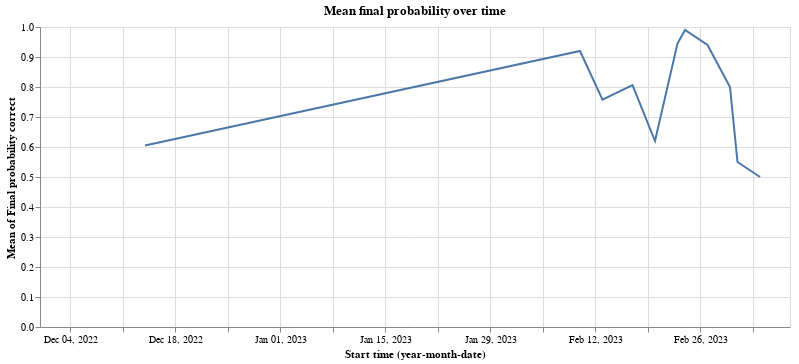

Here is the notebook cell this chart was saved with:
### Code cell
alt.Chart(debates).mark_line().encode(
        x='yearmonthdate(Start time):T',
        y='mean(Final probability correct)',
        tooltip=['yearmonthdate(Start time):T', 'mean(Final probability correct)']
    ).properties(width=750, title='Mean final probability over time')

### Figure 1 — Vega-Lite specification as saved in the notebook (floating-point values rounded to 4 significant figures)
{"config": {"view": {"continuousWidth": 400, "continuousHeight": 300}}, "data": {"name": "data-19414f2c2a1ea4b008f1f874df6c7733"}, "mark": "line", "encoding": {"tooltip": [{"type": "temporal", "field": "Start time", "timeUnit": "yearmonthdate"}, {"type": "quantitative", "aggregate": "mean", "field": "Final probability correct"}], "x": {"type": "temporal", "field": "Start time", "timeUnit": "yearmonthdate"}, "y": {"type": "quantitative", "aggregate": "mean", "field": "Final probability correct"}}, "title": "Mean final probability over time", "width": 750, "$schema": "https://vega.github.io/schema/vega-lite/v4.8.1.json", "datasets": {"data-19414f2c2a1ea4b008f1f874df6c7733": [{"Creation time": 1677792082603, "Start time": "2023-03-02T22:18:59.223000", "Room name": "the-desert-and-the-stars-1", "Honest debater": "Sean Wang", "Dishonest debater": "Jackson Petty", "Judge": "Ethan Rosen", "Final probability correct": 0.8, "Rounds": 3, "Final_probability_incorrect": 0.2}, {"Creation time": 1678404069200, "Start time": "2023-03-10T16:04:48.433000", "Room name": "lost-in-translation-3", "Honest debater": "Salsabila Mahdi", "Dishonest debater": "Shreeram Modi", "Judge": "Sean Wang", "Final probability correct": 0.98, "Rounds": 2, "Final_probability_incorrect": 0.02}, {"Creation time": 1676596891375, "Start time": "2023-02-17T16:06:56.914000", "Room name": "the-starbusters-0", "Honest debater": "Vishakh Padmakumar", "Dishonest debater": "Jackson Petty", "Judge": "Sean Wang", "Final probability correct": 0.99, "Rounds": 1, "Final_probability_incorrect": 0.01}, {"Creation time": 1677256223112, "Start time": "2023-02-24T16:31:38.093000", "Room name": "mr-meek-plays-polo-3", "Honest debater": "Julian Michael", "Dishonest debater": "David Rein", "Judge": "Salsabila Mahdi", "Final probability correct": 0.99, "Rounds": 3, "Final_probability_incorrect": 0.01}, {"Creation time": 1670279633546, "Start time": "2022-12-07T22:32:44.623000", "Room name": "ambition-4", "Honest debater": "Shreeram Modi", "Dishonest debater": "Salsabila Mahdi", "Judge": null, "Final probability correct": null, "Rounds": 0, "Final_probability_incorrect": null}, {"Creation time": 1676043375596, "Start time": "2023-02-10T16:07:31.993000", "Room name": "manners-and-customs-2", "Honest debater": "David Rein", "Dishonest debater": "Ethan Rosen", "Judge": "Jackson Petty", "Final probability correct": 0.75, "Rounds": 2, "Final_probability_incorrect": 0.25}, {"Creation time": 1678113424649, "Start time": "2023-03-06T20:40:54.104000", "Room name": "coming-of-the-gods-0", "Honest debater": "Vishakh Padmakumar", "Dishonest debater": "Julien Dirani", "Judge": "Ethan Rosen", "Final probability correct": 0.01, "Rounds": 1, "Final_probability_incorrect": 0.99}, {"Creation time": 1671043651370, "Start time": "2022-12-14T22:19:41.452000", "Room name": "jaywalker-4", "Honest debater": "Shreeram Modi", "Dishonest debater": "Jessica Li", "Judge": "Julian Michael", "Final probability correct": 0.65, "Rounds": 3, "Final_probability_incorrect": 0.35}, {"Creation time": 1677177415939, "Start time": "2023-02-24T15:09:40.555000", "Room name": "mr-meek-plays-polo-1", "Honest debater": "David Rein", "Dishonest debater": "Shreeram Modi", "Judge": "Jackson Petty", "Final probability correct": 0.99, "Rounds": 2, "Final_probability_incorrect": 0.01}, {"Creation time": 1677511792096, "Start time": "2023-02-27T17:46:50.940000", "Room name": "the-soul-eaters-4", "Honest debater": "Sean Wang", "Dishonest debater": "Salsabila Mahdi", "Judge": "Julian Michael", "Final probability correct": 0.99, "Rounds": 2, "Final_probability_incorrect": 0.01}, {"Creation time": 1670280540781, "Start time": "2022-12-07T22:27:35.736000", "Room name": "pied-piper-of-mars-3", "Honest debater": "Jessica Li", "Dishonest debater": "Sean Wang", "Judge": null, "Final probability correct": null, "Rounds": 0, "Final_probability_incorrect": null}, {"Creation time": 1676043107408, "Start time": "2023-02-10T16:09:20.375000", "Room name": "dust-unto-dust-0", "Honest debater": "Julian Michael", "Dishonest debater": "Ethan Rosen", "Judge": "Sean Wang", "Final probability correct": 0.99, "Rounds": 2, "Final_probability_incorrect": 0.01}, {"Creation time": 1678113121048, "Start time": "2023-03-06T16:16:21.516000", "Room name": "stalemate-in-space-3", "Honest debater": "Shreeram Modi", "Dishonest debater": "Jessica Li", "Judge": "David Rein", "Final probability correct": null, "Rounds": 3, "Final_probability_incorrect": null}, {"Creation time": 1678231319751, "Start time": "2023-03-08T17:34:33.066000", "Room name": "lost-in-translation-2", "Honest debater": "Jackson Petty", "Dishonest debater": "Vishakh Padmakumar", "Judge": null, "Final probability correct": null, "Rounds": 0, "Final_probability_incorrect": null}, {"Creation time": 1671043436322, "Start time": "2022-12-14T22:19:52.829000", "Room name": "jaywalker-3", "Honest debater": "Sean Wang", "Dishonest debater": "Salsabila Mahdi", "Judge": "Ethan Rosen", "Final probability correct": 0.45, "Rounds": 3, "Final_probability_incorrect": 0.55}, {"Creation time": 1677177578626, "Start time": "2023-02-23T21:38:35.877000", "Room name": "mr-meek-plays-polo-2", "Honest debater": "Julian Michael", "Dishonest debater": "Vishakh Padmakumar", "Judge": "Ethan Rosen", "Final probability correct": 0.9, "Rounds": 1, "Final_probability_incorrect": 0.1}, {"Creation time": 1678112931406, "Start time": "2023-03-06T21:06:31.092000", "Room name": "the-desert-and-the-stars-3", "Honest debater": "Shreeram Modi", "Dishonest debater": "Max Layden", "Judge": "Jessica Li", "Final probability correct": null, "Rounds": 2, "Final_probability_incorrect": null}, {"Creation time": 1670279484137, "Start time": "2022-12-07T22:36:06.740000", "Room name": "ambition-3", "Honest debater": "Julien Dirani", "Dishonest debater": "Max Layden", "Judge": null, "Final probability correct": null, "Rounds": 0, "Final_probability_incorrect": null}, {"Creation time": 1677177970277, "Start time": "2023-02-23T21:41:56.022000", "Room name": "the-soul-eaters-2", "Honest debater": "Salsabila Mahdi", "Dishonest debater": "Jackson Petty", "Judge": "Julian Michael", "Final probability correct": 0.99, "Rounds": 3, "Final_probability_incorrect": 0.01}, {"Creation time": 1676596981356, "Start time": "2023-02-17T15:23:38.611000", "Room name": "the-starbusters-1", "Honest debater": "Vishakh Padmakumar", "Dishonest debater": "Ethan Rosen", "Judge": "Julian Michael", "Final probability correct": 0.93, "Rounds": 3, "Final_probability_incorrect": 0.07}, {"Creation time": 1676596747020, "Start time": "2023-02-20T21:01:03.346000", "Room name": "doorway-to-kal-jmar-4", "Honest debater": "Ethan Rosen", "Dishonest debater": "Shreeram Modi", "Judge": "Jessica Li", "Final probability correct": 0.95, "Rounds": 2, "Final_probability_incorrect": 0.05}, {"Creation time": 1669655788154, "Start time": "2022-11-30T22:15:01.963000", "Room name": "mightiest-qorn-2", "Honest debater": "Shreeram Modi", "Dishonest debater": "Sean Wang", "Judge": "Vishakh Padmakumar", "Final probability correct": 0.4, "Rounds": 3, "Final_probability_incorrect": 0.6}, {"Creation time": 1676313156709, "Start time": "2023-02-17T16:10:01.061000", "Room name": "the-man-who-was-six-2", "Honest debater": "Jessica Li", "Dishonest debater": "Salsabila Mahdi", "Judge": "Shreeram Modi", "Final probability correct": 0.99, "Rounds": 3, "Final_probability_incorrect": 0.01}, {"Creation time": 1671056234792, "Start time": "2022-12-14T22:20:59.149000", "Room name": "jaywalker-0", "Honest debater": "Jessica Li", "Dishonest debater": "David Rein", "Judge": "Ethan Rosen", "Final probability correct": 0.6, "Rounds": 3, "Final_probability_incorrect": 0.4}, {"Creation time": 1676645969566, "Start time": "2023-02-17T16:39:36.847000", "Room name": "the-man-who-was-six-6", "Honest debater": "David Rein", "Dishonest debater": "Jackson Petty", "Judge": "Vishakh Padmakumar", "Final probability correct": 0.75, "Rounds": 2, "Final_probability_incorrect": 0.25}, {"Creation time": 1677532762430, "Start time": "2023-02-27T21:21:34.432000", "Room name": "stalemate-in-space-0", "Honest debater": "Ethan Rosen", "Dishonest debater": "Shreeram Modi", "Judge": "David Rein", "Final probability correct": 0.99, "Rounds": 2, "Final_probability_incorrect": 0.01}, {"Creation time": 1676313283894, "Start time": "2023-02-13T21:07:07.740000", "Room name": "doorway-to-kal-jmar-1", "Honest debater": "David Rein", "Dishonest debater": "Ethan Rosen", "Judge": "Jessica Li", "Final probability correct": 0.55, "Rounds": 2, "Final_probability_incorrect": 0.45}, {"Creation time": 1676313227120, "Start time": "2023-02-13T21:10:44.903000", "Room name": "doorway-to-kal-jmar-0", "Honest debater": "Salsabila Mahdi", "Dishonest debater": "Ethan Rosen", "Judge": "Sean Wang", "Final probability correct": 0.99, "Rounds": 2, "Final_probability_incorrect": 0.01}, {"Creation time": 1677255554574, "Start time": "2023-02-24T16:29:20.415000", "Room name": "the-soul-eaters-3", "Honest debater": "Ethan Rosen", "Dishonest debater": "Jackson Petty", "Judge": "Shreeram Modi", "Final probability correct": 0.99, "Rounds": 2, "Final_probability_incorrect": 0.01}, {"Creation time": 1678230327750, "Start time": "2023-03-08T17:23:43.105000", "Room name": "retief-of-the-red-1", "Honest debater": "Julian Michael", "Dishonest debater": "David Rein", "Judge": null, "Final probability correct": null, "Rounds": 0, "Final_probability_incorrect": null}, {"Creation time": 1671043350751, "Start time": "", "Room name": "jaywalker-2", "Honest debater": "Sean Wang", "Dishonest debater": "Shreeram Modi", "Judge": null, "Final probability correct": null, "Rounds": 0, "Final_probability_incorrect": null}, {"Creation time": 1677792315334, "Start time": "2023-03-03T14:37:18.009000", "Room name": "the-desert-and-the-stars-2", "Honest debater": "Julian Michael", "Dishonest debater": "Salsabila Mahdi", "Judge": "Vishakh Padmakumar", "Final probability correct": 0.75, "Rounds": 3, "Final_probability_incorrect": 0.25}, {"Creation time": 1678230735534, "Start time": "2023-03-08T16:54:31.249000", "Room name": "coming-of-the-gods-1", "Honest debater": "David Rein", "Dishonest debater": "Vishakh Padmakumar", "Judge": null, "Final probability correct": null, "Rounds": 0, "Final_probability_incorrect": null}, {"Creation time": 1670280617961, "Start time": "2022-12-07T22:44:46.545000", "Room name": "pied-piper-of-mars-4", "Honest debater": "Ethan Rosen", "Dishonest debater": "Julian Michael", "Judge": null, "Final probability correct": null, "Rounds": 0, "Final_probability_incorrect": null}, {"Creation time": 1676914424424, "Start time": "2023-02-20T18:07:48.024000", "Room name": "the-soul-eaters-0", "Honest debater": "David Rein", "Dishonest debater": "Jackson Petty", "Judge": "Vishakh Padmakumar", "Final probability correct": 0.4, "Rounds": 3, "Final_probability_incorrect": 0.6}, {"Creation time": 1677792427135, "Start time": "2023-03-03T14:43:49.677000", "Room name": "stalemate-in-space-2", "Honest debater": "Julian Michael", "Dishonest debater": "Jessica Li", "Judge": "Vishakh Padmakumar", "Final probability correct": 0.8, "Rounds": 3, "Final_probability_incorrect": 0.2}, {"Creation time": 1677797818728, "Start time": "2023-03-03T14:44:12.761000", "Room name": "retief-of-the-red-0", "Honest debater": "David Rein", "Dishonest debater": "Julien Dirani", "Judge": "Salsabila Mahdi", "Final probability correct": 0.99, "Rounds": 4, "Final_probability_incorrect": 0.01}, {"Creation time": 1676595543863, "Start time": "2023-02-17T16:07:47.760000", "Room name": "the-man-who-was-six-3", "Honest debater": "Max Layden", "Dishonest debater": "Jessica Li", "Judge": "Ethan Rosen", "Final probability correct": 0.65, "Rounds": 2, "Final_probability_incorrect": 0.35}, {"Creation time": 1676914285592, "Start time": "2023-02-20T17:37:32.668000", "Room name": "mr-meek-plays-polo-0", "Honest debater": "Vishakh Padmakumar", "Dishonest debater": "David Rein", "Judge": "Jackson Petty", "Final probability correct": 0.51, "Rounds": 4, "Final_probability_incorrect": 0.49}, {"Creation time": 1676313028079, "Start time": "2023-02-13T21:06:16.583000", "Room name": "the-man-who-was-six-0", "Honest debater": "Max Layden", "Dishonest debater": "Julian Michael", "Judge": "Julien Dirani", "Final probability correct": 0.8, "Rounds": 2, "Final_probability_incorrect": 0.2}, {"Creation time": 1677792669001, "Start time": "2023-03-03T16:06:13.459000", "Room name": "lost-in-translation-0", "Honest debater": "David Rein", "Dishonest debater": "Jessica Li", "Judge": "Shreeram Modi", "Final probability correct": 0.2, "Rounds": 3, "Final_probability_incorrect": 0.8}, {"Creation time": 1670280319818, "Start time": "2022-12-07T23:17:35.606000", "Room name": "pied-piper-of-mars-1", "Honest debater": "Sean Wang", "Dishonest debater": "Julian Michael", "Judge": null, "Final probability correct": null, "Rounds": 0, "Final_probability_incorrect": null}, {"Creation time": 1677797740585, "Start time": "2023-03-03T14:43:39.685000", "Room name": "stalemate-in-space-1", "Honest debater": "Ethan Rosen", "Dishonest debater": "Sean Wang", "Judge": "Salsabila Mahdi", "Final probability correct": 0.01, "Rounds": 4, "Final_probability_incorrect": 0.99}, {"Creation time": 1676313483634, "Start time": "2023-02-13T21:07:11.937000", "Room name": "doorway-to-kal-jmar-2", "Honest debater": "Shreeram Modi", "Dishonest debater": "Julien Dirani", "Judge": "Max Layden", "Final probability correct": 0.65, "Rounds": 3, "Final_probability_incorrect": 0.35}, {"Creation time": 1669664951020, "Start time": "2022-11-30T23:42:01.273000", "Room name": "ambition-0", "Honest debater": "Shreeram Modi", "Dishonest debater": "David Rein", "Judge": "Ethan Rosen", "Final probability correct": 0.66, "Rounds": 2, "Final_probability_incorrect": 0.34}, {"Creation time": 1670280052355, "Start time": "2022-12-07T22:59:37.703000", "Room name": "pied-piper-of-mars-0", "Honest debater": "Jessica Li", "Dishonest debater": "Julien Dirani", "Judge": null, "Final probability correct": null, "Rounds": 0, "Final_probability_incorrect": null}, {"Creation time": 1670279803456, "Start time": "2022-12-07T23:13:22.309000", "Room name": "ambition-5", "Honest debater": "Shreeram Modi", "Dishonest debater": "Max Layden", "Judge": null, "Final probability correct": null, "Rounds": 0, "Final_probability_incorrect": null}, {"Creation time": 1670341750686, "Start time": "2022-12-06T16:32:29.245000", "Room name": "pied-piper-of-mars-5", "Honest debater": "Salsabila Mahdi", "Dishonest debater": "Julian Michael", "Judge": null, "Final probability correct": null, "Rounds": 0, "Final_probability_incorrect": null}, {"Creation time": 1669651909319, "Start time": "2022-11-30T22:13:41.016000", "Room name": "mightiest-qorn-0", "Honest debater": "Jessica Li", "Dishonest debater": "Ethan Rosen", "Judge": "Salsabila Mahdi", "Final probability correct": 0.85, "Rounds": 3, "Final_probability_incorrect": 0.15}, {"Creation time": 1676043211562, "Start time": "2023-02-10T16:04:51.870000", "Room name": "dust-unto-dust-2", "Honest debater": "Shreeram Modi", "Dishonest debater": "Jackson Petty", "Judge": "Jessica Li", "Final probability correct": 0.99, "Rounds": 2, "Final_probability_incorrect": 0.01}, {"Creation time": 1676043334730, "Start time": "2023-02-10T16:44:18.505000", "Room name": "manners-and-customs-1", "Honest debater": "Jessica Li", "Dishonest debater": "Sean Wang", "Judge": "Julien Dirani", "Final probability correct": 0.85, "Rounds": 3, "Final_probability_incorrect": 0.15}, {"Creation time": 1676595773182, "Start time": "2023-02-17T16:19:58.596000", "Room name": "the-man-who-was-six-4", "Honest debater": "David Rein", "Dishonest debater": "Salsabila Mahdi", "Judge": "Julien Dirani", "Final probability correct": 0.2, "Rounds": 1, "Final_probability_incorrect": 0.8}, {"Creation time": 1678113307450, "Start time": "2023-03-06T18:48:05.340000", "Room name": "lost-in-translation-1", "Honest debater": "Max Layden", "Dishonest debater": "David Rein", "Judge": "Julian Michael", "Final probability correct": 0.99, "Rounds": 3, "Final_probability_incorrect": 0.01}, {"Creation time": 1676313105423, "Start time": "2023-02-13T21:02:11.073000", "Room name": "the-man-who-was-six-1", "Honest debater": "David Rein", "Dishonest debater": "Sean Wang", "Judge": "Ethan Rosen", "Final probability correct": 0.8, "Rounds": 2, "Final_probability_incorrect": 0.2}, {"Creation time": 1676043165491, "Start time": "2023-02-10T16:06:23.065000", "Room name": "dust-unto-dust-1", "Honest debater": "Julian Michael", "Dishonest debater": "Julien Dirani", "Judge": "David Rein", "Final probability correct": 0.95, "Rounds": 2, "Final_probability_incorrect": 0.05}, {"Creation time": 1676043281654, "Start time": "2023-02-10T16:30:00.985000", "Room name": "manners-and-customs-0", "Honest debater": "Julian Michael", "Dishonest debater": "Shreeram Modi", "Judge": "Salsabila Mahdi", "Final probability correct": 0.99, "Rounds": 3, "Final_probability_incorrect": 0.01}, {"Creation time": 1678230245084, "Start time": "2023-03-10T15:14:46.128000", "Room name": "stalemate-in-space-4", "Honest debater": "Jackson Petty", "Dishonest debater": "Julian Michael", "Judge": null, "Final probability correct": null, "Rounds": 0, "Final_probability_incorrect": null}, {"Creation time": 1677511962935, "Start time": "2023-02-27T16:56:59.949000", "Room name": "the-desert-and-the-stars-0", "Honest debater": "Julian Michael", "Dishonest debater": "Jackson Petty", "Judge": "David Rein", "Final probability correct": 0.98, "Rounds": 3, "Final_probability_incorrect": 0.02}, {"Creation time": 1669665724548, "Start time": "2022-11-30T23:36:48.776000", "Room name": "ambition-2", "Honest debater": "Julian Michael", "Dishonest debater": "Vishakh Padmakumar", "Judge": "Sean Wang", "Final probability correct": 0.8, "Rounds": 2, "Final_probability_incorrect": 0.2}, {"Creation time": 1670280431263, "Start time": "2022-12-07T23:14:01.689000", "Room name": "pied-piper-of-mars-2", "Honest debater": "Ethan Rosen", "Dishonest debater": "Salsabila Mahdi", "Judge": null, "Final probability correct": null, "Rounds": 0, "Final_probability_incorrect": null}, {"Creation time": 1677177737259, "Start time": "2023-02-27T21:08:02.644000", "Room name": "the-soul-eaters-1", "Honest debater": "Jessica Li", "Dishonest debater": "Ethan Rosen", "Judge": "Max Layden", "Final probability correct": 0.8, "Rounds": 3, "Final_probability_incorrect": 0.2}, {"Creation time": 1671043196642, "Start time": "2022-12-14T22:28:29.033000", "Room name": "jaywalker-1", "Honest debater": "Salsabila Mahdi", "Dishonest debater": "David Rein", "Judge": "Julian Michael", "Final probability correct": 0.72, "Rounds": 2, "Final_probability_incorrect": 0.28}, {"Creation time": 1676596596655, "Start time": "2023-02-17T16:06:45.386000", "Room name": "doorway-to-kal-jmar-3", "Honest debater": "Salsabila Mahdi", "Dishonest debater": "Julien Dirani", "Judge": "Sean Wang", "Final probability correct": 0.95, "Rounds": 2, "Final_probability_incorrect": 0.05}, {"Creation time": 1678403930512, "Start time": "2023-03-09T23:32:15.405000", "Room name": "retief-of-the-red-2", "Honest debater": "Sean Wang", "Dishonest debater": "Julian Michael", "Judge": "Ethan Rosen", "Final probability correct": null, "Rounds": 2, "Final_probability_incorrect": null}, {"Creation time": 1669655668738, "Start time": "2022-11-30T22:16:32.598000", "Room name": "mightiest-qorn-1", "Honest debater": "Max Layden", "Dishonest debater": "Julian Michael", "Judge": "David Rein", "Final probability correct": 0.65, "Rounds": 3, "Final_probability_incorrect": 0.35}, {"Creation time": 1676645924826, "Start time": "2023-02-17T16:10:13.945000", "Room name": "the-man-who-was-six-5", "Honest debater": "Julian Michael", "Dishonest debater": "Sean Wang", "Judge": "Shreeram Modi", "Final probability correct": 0.99, "Rounds": 3, "Final_probability_incorrect": 0.01}, {"Creation time": 1669665284196, "Start time": "2022-11-30T23:41:57.383000", "Room name": "ambition-1", "Honest debater": "Max Layden", "Dishonest debater": "Salsabila Mahdi", "Judge": "Jessica Li", "Final probability correct": 0.87, "Rounds": 3, "Final_probability_incorrect": 0.13}]}}
